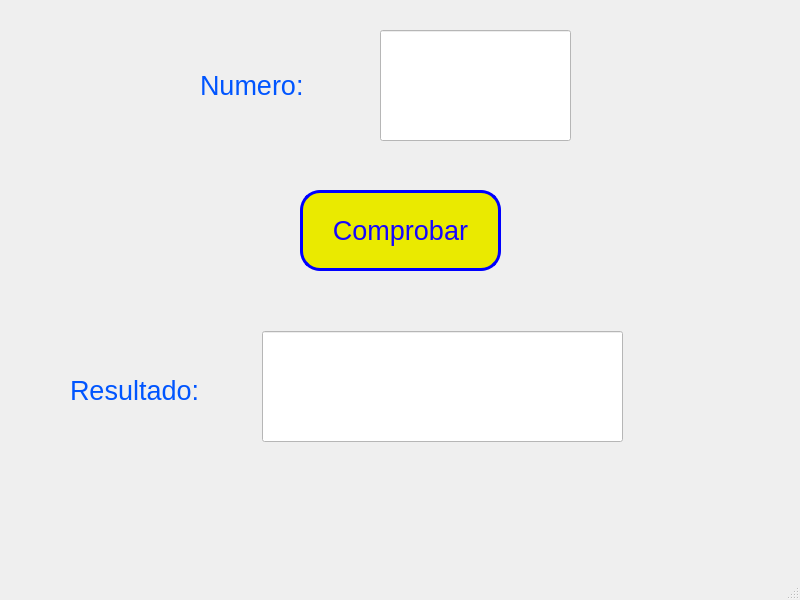
<?xml version="1.0" encoding="UTF-8"?>
<ui version="4.0">
 <class>MainWindow</class>
 <widget class="QMainWindow" name="MainWindow">
  <property name="geometry">
   <rect>
    <x>0</x>
    <y>0</y>
    <width>800</width>
    <height>600</height>
   </rect>
  </property>
  <property name="windowTitle">
   <string>MainWindow</string>
  </property>
  <property name="styleSheet">
   <string notr="true"/>
  </property>
  <widget class="QWidget" name="centralwidget">
   <widget class="QLineEdit" name="num1">
    <property name="geometry">
     <rect>
      <x>380</x>
      <y>30</y>
      <width>191</width>
      <height>111</height>
     </rect>
    </property>
    <property name="font">
     <font>
      <pointsize>48</pointsize>
     </font>
    </property>
    <property name="styleSheet">
     <string notr="true">background-color: rgb(255, 255, 255);</string>
    </property>
   </widget>
   <widget class="QPushButton" name="boton">
    <property name="geometry">
     <rect>
      <x>300</x>
      <y>190</y>
      <width>201</width>
      <height>81</height>
     </rect>
    </property>
    <property name="font">
     <font>
      <pointsize>20</pointsize>
     </font>
    </property>
    <property name="styleSheet">
     <string notr="true">background-color: rgb(234, 234, 0);
color: rgb(22, 6, 255);
border-radius:20px;
border: 3px solid blue;</string>
    </property>
    <property name="text">
     <string>Comprobar</string>
    </property>
   </widget>
   <widget class="QLineEdit" name="resultado">
    <property name="geometry">
     <rect>
      <x>262</x>
      <y>331</y>
      <width>361</width>
      <height>111</height>
     </rect>
    </property>
    <property name="font">
     <font>
      <pointsize>48</pointsize>
     </font>
    </property>
    <property name="styleSheet">
     <string notr="true">background-color: rgb(255, 255, 255);</string>
    </property>
   </widget>
   <widget class="QLabel" name="label">
    <property name="geometry">
     <rect>
      <x>200</x>
      <y>60</y>
      <width>131</width>
      <height>51</height>
     </rect>
    </property>
    <property name="font">
     <font>
      <pointsize>20</pointsize>
     </font>
    </property>
    <property name="styleSheet">
     <string notr="true">Color: rgb(0, 85, 255);</string>
    </property>
    <property name="text">
     <string>Numero:</string>
    </property>
   </widget>
   <widget class="QLabel" name="label_2">
    <property name="geometry">
     <rect>
      <x>70</x>
      <y>360</y>
      <width>171</width>
      <height>61</height>
     </rect>
    </property>
    <property name="font">
     <font>
      <pointsize>20</pointsize>
     </font>
    </property>
    <property name="styleSheet">
     <string notr="true">Color: rgb(0, 85, 255);</string>
    </property>
    <property name="text">
     <string>Resultado:</string>
    </property>
   </widget>
  </widget>
  <widget class="QMenuBar" name="menubar">
   <property name="geometry">
    <rect>
     <x>0</x>
     <y>0</y>
     <width>800</width>
     <height>22</height>
    </rect>
   </property>
  </widget>
  <widget class="QStatusBar" name="statusbar"/>
 </widget>
 <resources/>
 <connections/>
</ui>
